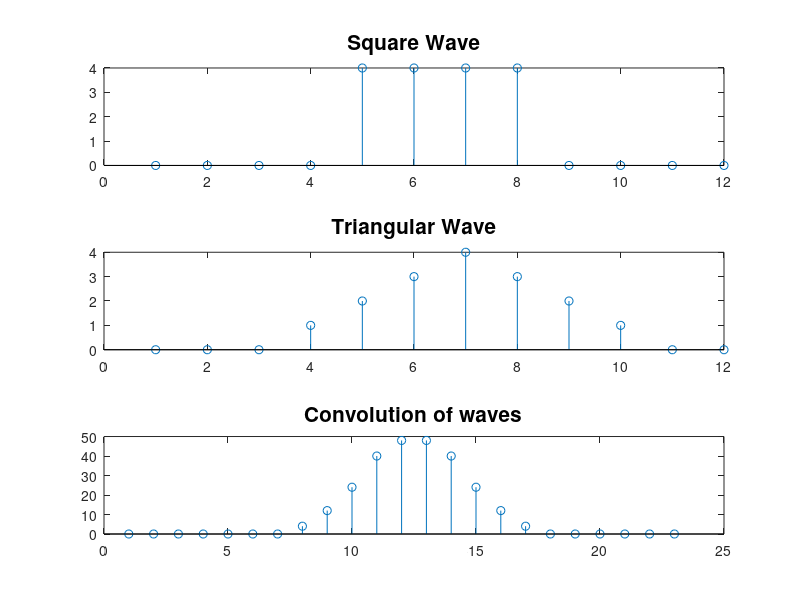

The MATLAB source for this figure:
v1=[0 0 0 0 4 4 4 4 0 0 0 0] ;
v2=[0 0 0 1 2 3 4 3 2 1 0 0];
v3=conv(v1,v2);
subplot(311);stem(v1);title('Square Wave','FontSize',15);
subplot(312);stem(v2);title('Triangular Wave','FontSize',15);
subplot(313);stem(v3);title('Convolution of waves','FontSize',15);